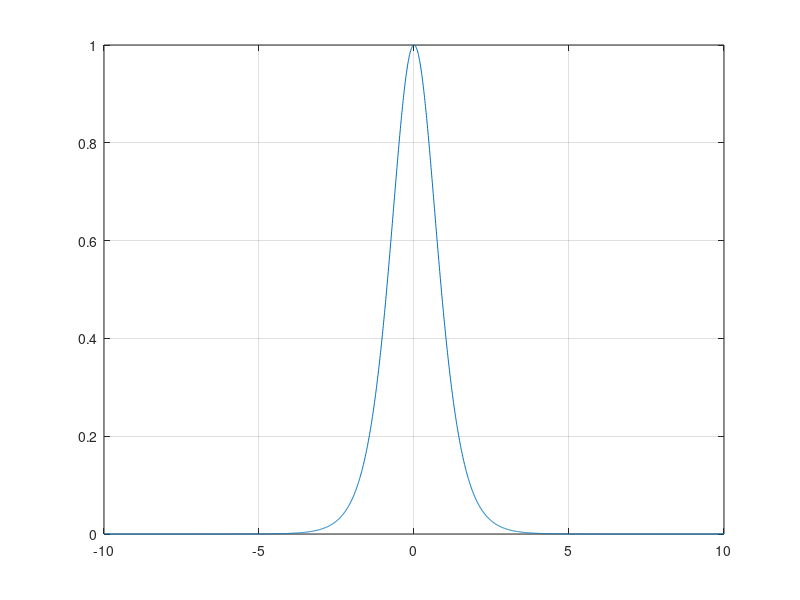

MATLAB code for this plot:
w_dot_term1 = @(ex, e, dsigma_m, dsigma_x, x_dot, xm_dot, w, r_dot) (1/(ex*b*dsigma_x))*(e + (a-am)*x_dot + bm*dsigma_m*wm*(r_dot-xm_dot));

w_dot_term2=@(w,ex,r_dot, x_dot) -(w/ex)*(r_dot-x_dot);

BETA =2;

dsigma_x = @(wex)  (4*exp(-BETA.*wex))./((1+exp(-BETA.*wex)).^2);
dsigma_m = @(wem)  (4*exp(-BETA_m*wem))/((1+exp(-BETA_m*wem))^2);

text_x = -10:0.01:10;
SHOW_FIG = 'On';
fig = figure;
set(fig, 'Visible', SHOW_FIG);
plot(text_x,dsigma_x(text_x));
grid on;